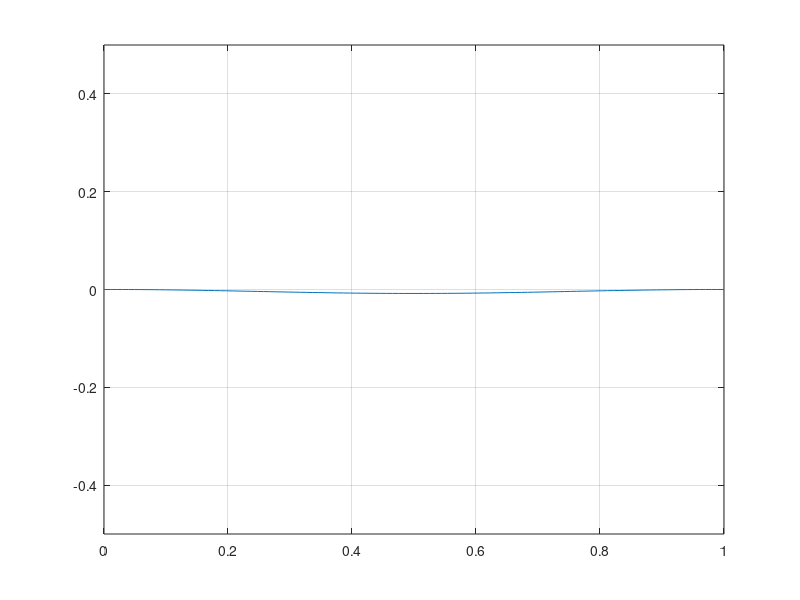

Write the MATLAB code that produced this figure.
clear; clc; close all;

L = 1;
n = 100;
h = L/(n+1);

T = 4;
nT = 500;
dt = T/nT;

r = (dt/h)^2;
assert(r<=1);

A = spdiags(ones(n,1)*[r 2*(1-r) r], -1:1, n, n);

x = (0:h:L)';
u = zeros(n+2,nT);
u(:,1) = sin(2*pi*x)*0;
% v = 2*pi*sin(2*pi*x);
v = (1-cos(2*pi*x))/2;
% m = max(u(:,1))*2;
m = 0.5;

u(2:end-1,2) = 0.5*A*u(2:end-1,1)+dt*v(2:end-1);
for t = 3:nT
    u(2:end-1,t) = A*u(2:end-1,t-1)-u(2:end-1,t-2);
    plot(x, u(:,t));
    axis([0 L -m m]); 
    grid;
    getframe;
end

% figure, mesh(u);
